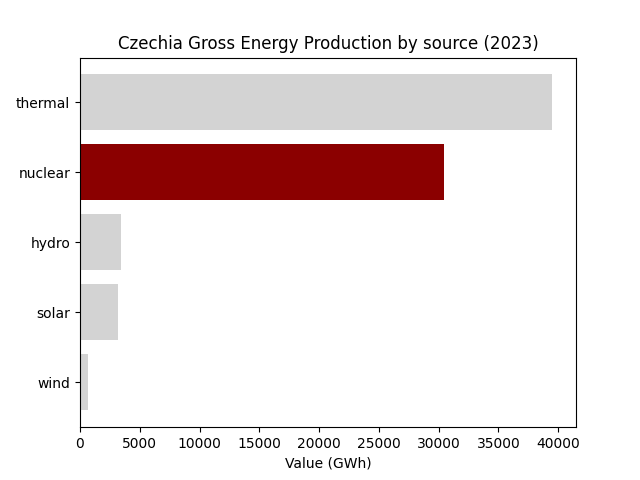

Write Python code to recreate this figure.
"""
Mixed Bag of Tricks:
- Avoid the plot bounding box: splines
- Ticks: how to control them

TODO:
1. Remove top, right and bottom splines (ax.spines)
2. Remove the ticks on the left (ax.tick_params)

Data: Some random data
"""

import matplotlib.pyplot as plt
import pandas as pd
import os

# Load the data: 
data_dict = {"thermal":39506.288, "hydro":3416.997, "wind":701.606, "solar":3210.432, "nuclear":30410.464}
df = pd.DataFrame(data_dict.items(), columns=["Source", "Value"])

# Sort the bars decreasingly by value
df = df.sort_values(by="Value", ascending=True)

# Plot the bars
fig, ax = plt.subplots()
color_list = ["lightgray"] * len(df)
color_list[-2] = "darkred"
ax.barh(df["Source"], df["Value"], color=color_list)

# Add a title
ax.set_title("Czechia Gross Energy Production by source (2023)")

# Add xlabel
ax.set_xlabel("Value (GWh)")

# Save the figure
figname = "mixed_bag_exercise.png"
plt.savefig(figname)
print(f"open {figname}")